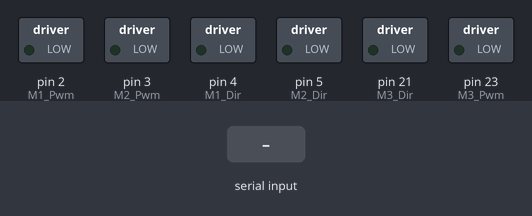
A sketch run on a simulated Arduino Mega 2560, built with avr-gcc and run on an emulated ATmega2560. Shown: switched loads named in the sketch (green lamp = pin HIGH). The test bench sets the inputs (shaded band). What the sketch prints to the serial monitor is not drawn.

Above: at 1.2 s.
1.3 s: "30,150\n" received over Serial
At 1.7 s:
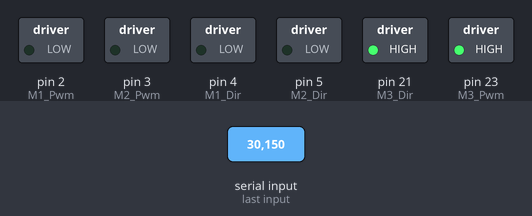
Timing chart, 0 to 4.3 s (numbered marks = the images above; inputs shaded):
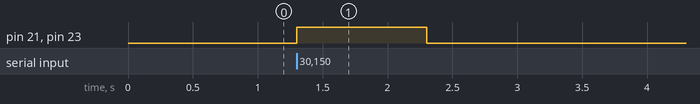

Measured:
- after the input at 1.3 s, pin 21 (M3_Dir), pin 23 (M3_Pwm): LOW → HIGH at once, → LOW 1.0 s later

The sketch:

MotorDirPwmTest.ino
```cpp
int M1_Dir = 4;
int M1_Pwm = 2;
int M2_Dir = 5;
int M2_Pwm = 3;
int M3_Dir = 21;
int M3_Pwm = 23;
void setup() {
  // put your setup code here, to run once:
  pinMode(M1_Pwm, OUTPUT);
  analogWrite(M1_Pwm, 0);
  pinMode(M1_Dir, OUTPUT);
  pinMode(M2_Pwm, OUTPUT);
  analogWrite(M2_Pwm, 0);
  pinMode(M2_Dir, OUTPUT);
  pinMode(M3_Pwm, OUTPUT);
  analogWrite(M3_Pwm, 0);
  pinMode(M3_Dir, OUTPUT);
  Serial.begin(115200);
  Serial.println("Enter Pwm value: ");
}

void loop() {
  // put your main code here, to run repeatedly:
  int speed = Serial.parseInt();
  speed = constrain(speed, -255, 255);
  if (speed > 0) {
    digitalWrite(M3_Dir, HIGH);
    analogWrite(M3_Pwm, speed);
  } else if(speed<0) {
    digitalWrite(M3_Dir, LOW);
    analogWrite(M3_Pwm, abs(speed));
  }else{
    digitalWrite(M3_Dir, LOW);
    analogWrite(M3_Pwm,0);
  }
}
```
